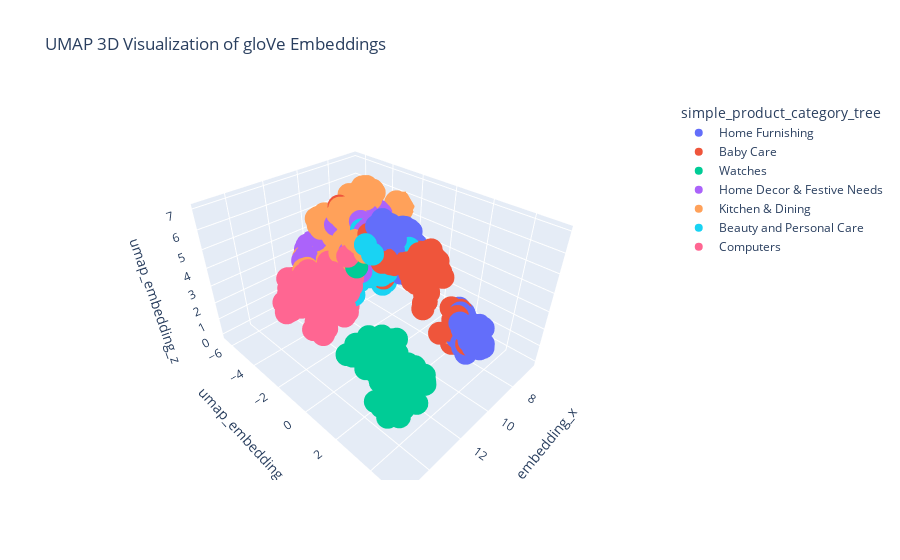

The cell this chart's notebook holds for it:
### Code cell
reducer = umap.UMAP(n_neighbors=80,
                    n_components=3, # 3 dimensions au lieu de 2
                    min_dist=0.6,
                    metric='cosine',
                    random_state=graine)
embedding_3d = reducer.fit_transform(list(corpus_USE['use_embeddings']))

corpus_USE['umap_embedding_x'] = embedding_3d[:, 0]
corpus_USE['umap_embedding_y'] = embedding_3d[:, 1]
corpus_USE['umap_embedding_z'] = embedding_3d[:, 2]

fig = px.scatter_3d(corpus_USE,
                    x='umap_embedding_x',
                    y='umap_embedding_y',
                    z='umap_embedding_z',
                    color='simple_product_category_tree',
                    hover_data=['NMF_label'],
                    title='UMAP 3D Visualization of gloVe Embeddings')
fig.show()

### Figure 1 — Plotly figure (JSON) as saved in the notebook; plotly's stock layout.template omitted (floating-point values rounded to 4 significant figures; data arrays with more than 128 entries replaced by an {"elided": "..."} marker saying what was removed)
{"data": [{"customdata": {"elided": "150x1 int values"}, "hovertemplate": "simple_product_category_tree=Home Furnishing<br>umap_embedding_x=%{x}<br>umap_embedding_y=%{y}<br>umap_embedding_z=%{z}<br>NMF_label=%{customdata[0]}<extra></extra>", "legendgroup": "Home Furnishing", "marker": {"color": "#636efa", "symbol": "circle"}, "mode": "markers", "name": "Home Furnishing", "scene": "scene", "showlegend": true, "type": "scatter3d", "x": {"elided": "150 float values"}, "y": {"elided": "150 float values"}, "z": {"elided": "150 float values"}}, {"customdata": {"elided": "150x1 int values"}, "hovertemplate": "simple_product_category_tree=Baby Care<br>umap_embedding_x=%{x}<br>umap_embedding_y=%{y}<br>umap_embedding_z=%{z}<br>NMF_label=%{customdata[0]}<extra></extra>", "legendgroup": "Baby Care", "marker": {"color": "#EF553B", "symbol": "circle"}, "mode": "markers", "name": "Baby Care", "scene": "scene", "showlegend": true, "type": "scatter3d", "x": {"elided": "150 float values"}, "y": {"elided": "150 float values"}, "z": {"elided": "150 float values"}}, {"customdata": {"elided": "150x1 int values"}, "hovertemplate": "simple_product_category_tree=Watches<br>umap_embedding_x=%{x}<br>umap_embedding_y=%{y}<br>umap_embedding_z=%{z}<br>NMF_label=%{customdata[0]}<extra></extra>", "legendgroup": "Watches", "marker": {"color": "#00cc96", "symbol": "circle"}, "mode": "markers", "name": "Watches", "scene": "scene", "showlegend": true, "type": "scatter3d", "x": {"elided": "150 float values"}, "y": {"elided": "150 float values"}, "z": {"elided": "150 float values"}}, {"customdata": {"elided": "150x1 int values"}, "hovertemplate": "simple_product_category_tree=Home Decor & Festive Needs<br>umap_embedding_x=%{x}<br>umap_embedding_y=%{y}<br>umap_embedding_z=%{z}<br>NMF_label=%{customdata[0]}<extra></extra>", "legendgroup": "Home Decor & Festive Needs", "marker": {"color": "#ab63fa", "symbol": "circle"}, "mode": "markers", "name": "Home Decor & Festive Needs", "scene": "scene", "showlegend": true, "type": "scatter3d", "x": {"elided": "150 float values"}, "y": {"elided": "150 float values"}, "z": {"elided": "150 float values"}}, {"customdata": {"elided": "150x1 int values"}, "hovertemplate": "simple_product_category_tree=Kitchen & Dining<br>umap_embedding_x=%{x}<br>umap_embedding_y=%{y}<br>umap_embedding_z=%{z}<br>NMF_label=%{customdata[0]}<extra></extra>", "legendgroup": "Kitchen & Dining", "marker": {"color": "#FFA15A", "symbol": "circle"}, "mode": "markers", "name": "Kitchen & Dining", "scene": "scene", "showlegend": true, "type": "scatter3d", "x": {"elided": "150 float values"}, "y": {"elided": "150 float values"}, "z": {"elided": "150 float values"}}, {"customdata": {"elided": "150x1 int values"}, "hovertemplate": "simple_product_category_tree=Beauty and Personal Care<br>umap_embedding_x=%{x}<br>umap_embedding_y=%{y}<br>umap_embedding_z=%{z}<br>NMF_label=%{customdata[0]}<extra></extra>", "legendgroup": "Beauty and Personal Care", "marker": {"color": "#19d3f3", "symbol": "circle"}, "mode": "markers", "name": "Beauty and Personal Care", "scene": "scene", "showlegend": true, "type": "scatter3d", "x": {"elided": "150 float values"}, "y": {"elided": "150 float values"}, "z": {"elided": "150 float values"}}, {"customdata": {"elided": "150x1 int values"}, "hovertemplate": "simple_product_category_tree=Computers<br>umap_embedding_x=%{x}<br>umap_embedding_y=%{y}<br>umap_embedding_z=%{z}<br>NMF_label=%{customdata[0]}<extra></extra>", "legendgroup": "Computers", "marker": {"color": "#FF6692", "symbol": "circle"}, "mode": "markers", "name": "Computers", "scene": "scene", "showlegend": true, "type": "scatter3d", "x": {"elided": "150 float values"}, "y": {"elided": "150 float values"}, "z": {"elided": "150 float values"}}], "layout": {"legend": {"title": {"text": "simple_product_category_tree"}, "tracegroupgap": 0}, "scene": {"domain": {"x": [0, 1], "y": [0, 1]}, "xaxis": {"title": {"text": "umap_embedding_x"}}, "yaxis": {"title": {"text": "umap_embedding_y"}}, "zaxis": {"title": {"text": "umap_embedding_z"}}}, "title": {"text": "UMAP 3D Visualization of gloVe Embeddings"}}}
